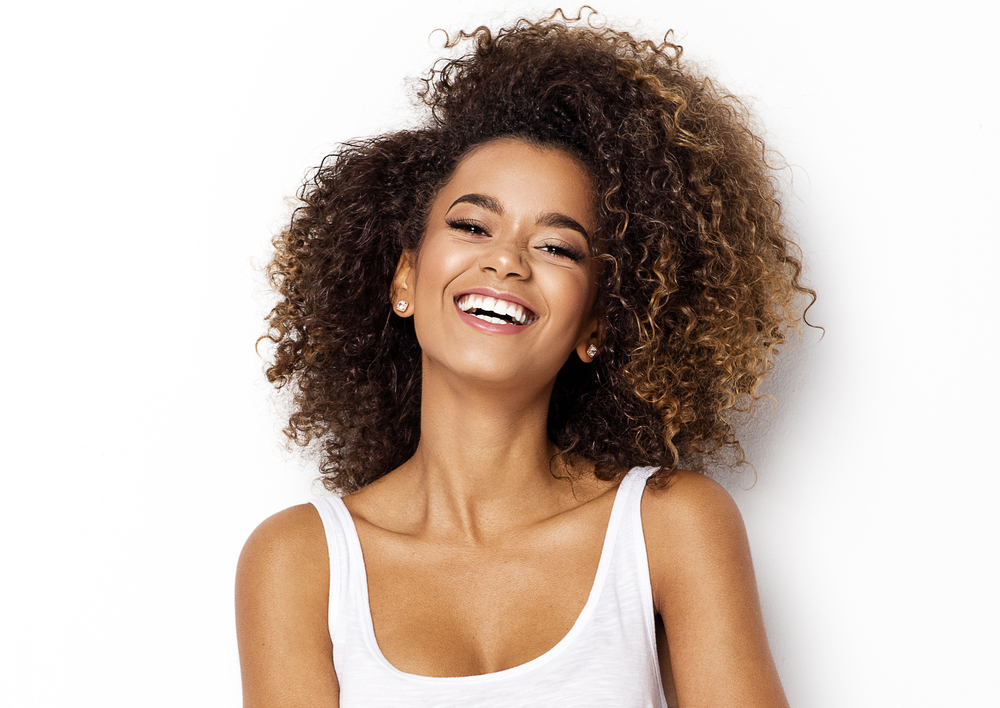
#> input picture woman.jpg, 1000 x 708 px
$ python Basic.py
#> lines starting #> are read from the running program, lines starting #| are printed output that depends on the picture; after the words box and inside, x2 and y2 are one past the last pixel; in counts of white or black regions, pixels touching at a corner belong together
import cv2 as cv
#Armazena a imagem em uma variavel
img=cv.imread('woman.jpg')
#> img is the input picture: shape (708, 1000, 3); mean B, G, R 177.8, 187.5, 202.7

#Inicio a imagem em uma escala de cinza
cinza=cv.cvtColor(img,cv.COLOR_BGR2GRAY)
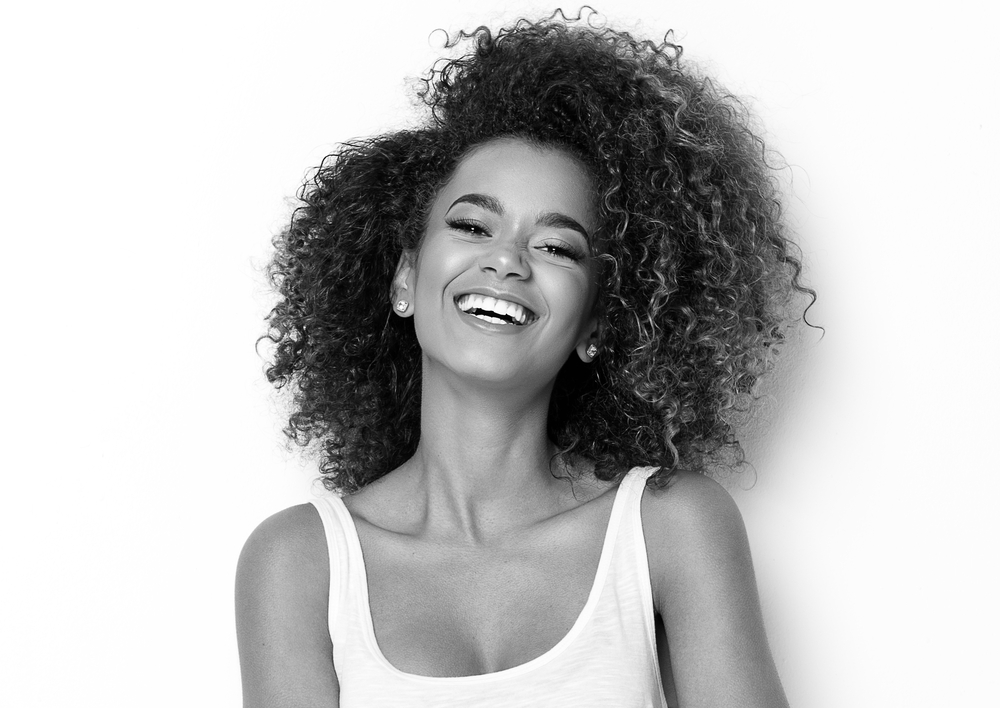
#> cinza: shape (708, 1000); min 0, max 255, mean 191

#Mostro a imagem em uma janela passando o parametro cinza
cv.imshow("Pessoa",cinza)


#imagem com blur
imagem_borrada=cv.GaussianBlur(cinza, (5,5), cv.BORDER_DEFAULT)
cv.imshow("Borrado",imagem_borrada)

#contornos da imagem
contorno=cv.Canny(imagem_borrada,125,175)
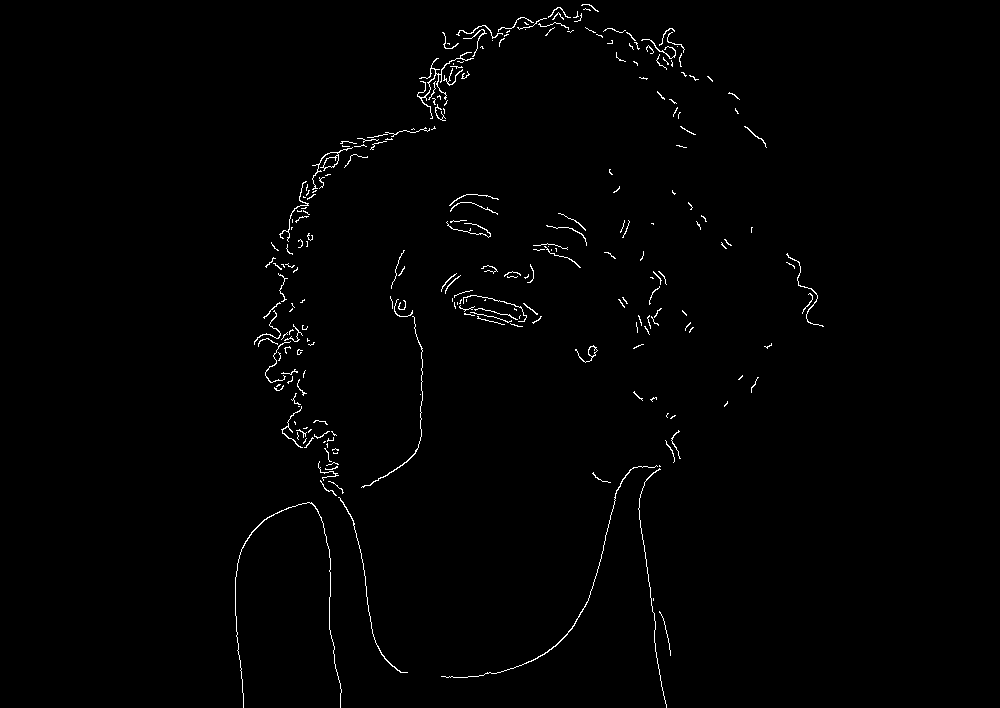
#> contorno: shape (708, 1000); 0.98% white in thin lines or dots, all inside (x1, y1, x2, y2) = (235, 4, 824, 708)
cv.imshow("Contornos",contorno)


#Quantidade de contornos sem blur
contornos,hierarquia= cv.findContours(contorno,cv.RETR_LIST,cv.CHAIN_APPROX_NONE)
#> contornos = 247 contours, 232 with area under 20; largest, box (x1, y1, x2, y2) and area: (312, 147, 353, 190) 144, (323, 155, 339, 169) 112, (575, 345, 598, 363) 74, (417, 52, 474, 119) 66, (441, 465, 658, 678) 65
print(f'{len(contornos)} , contornos achados')
#| 247 , contornos achados


cv.waitKey(0)
